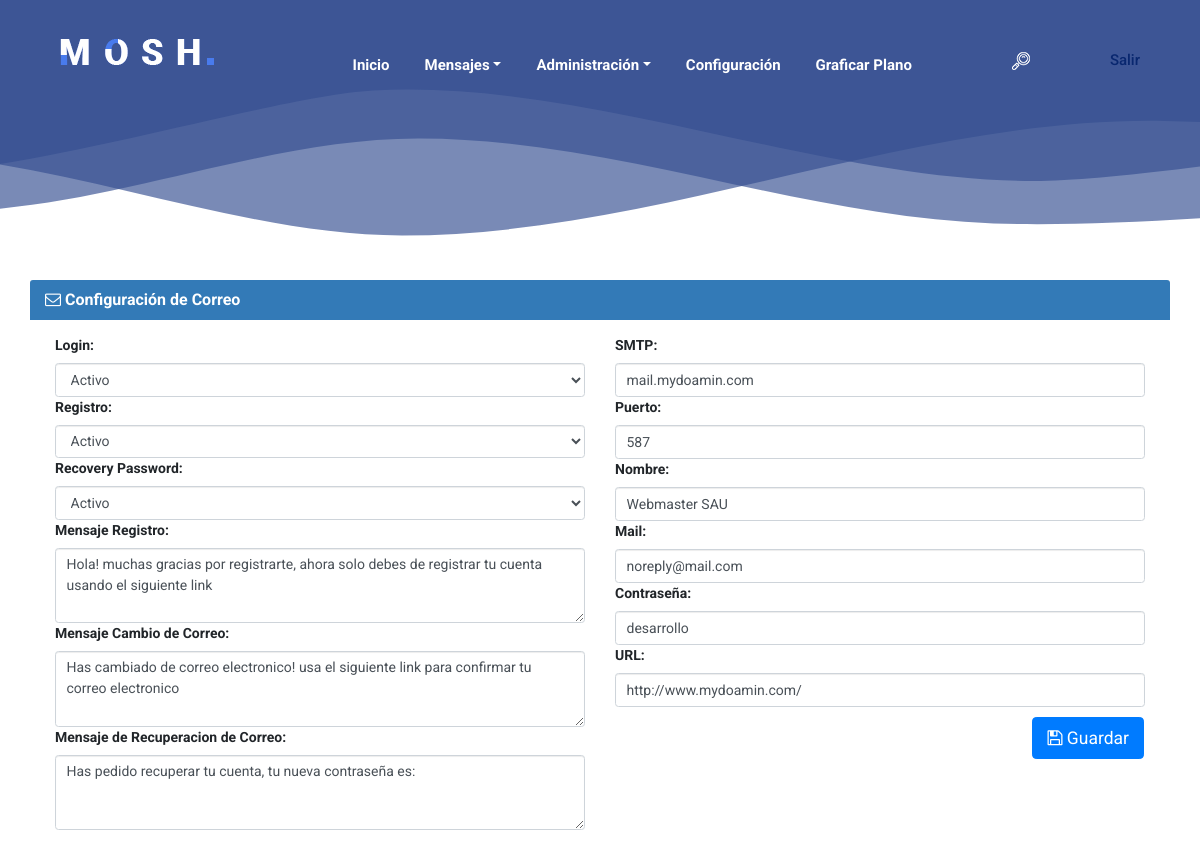
Before: /php/admin/configuracion (signed in) with the older database file.
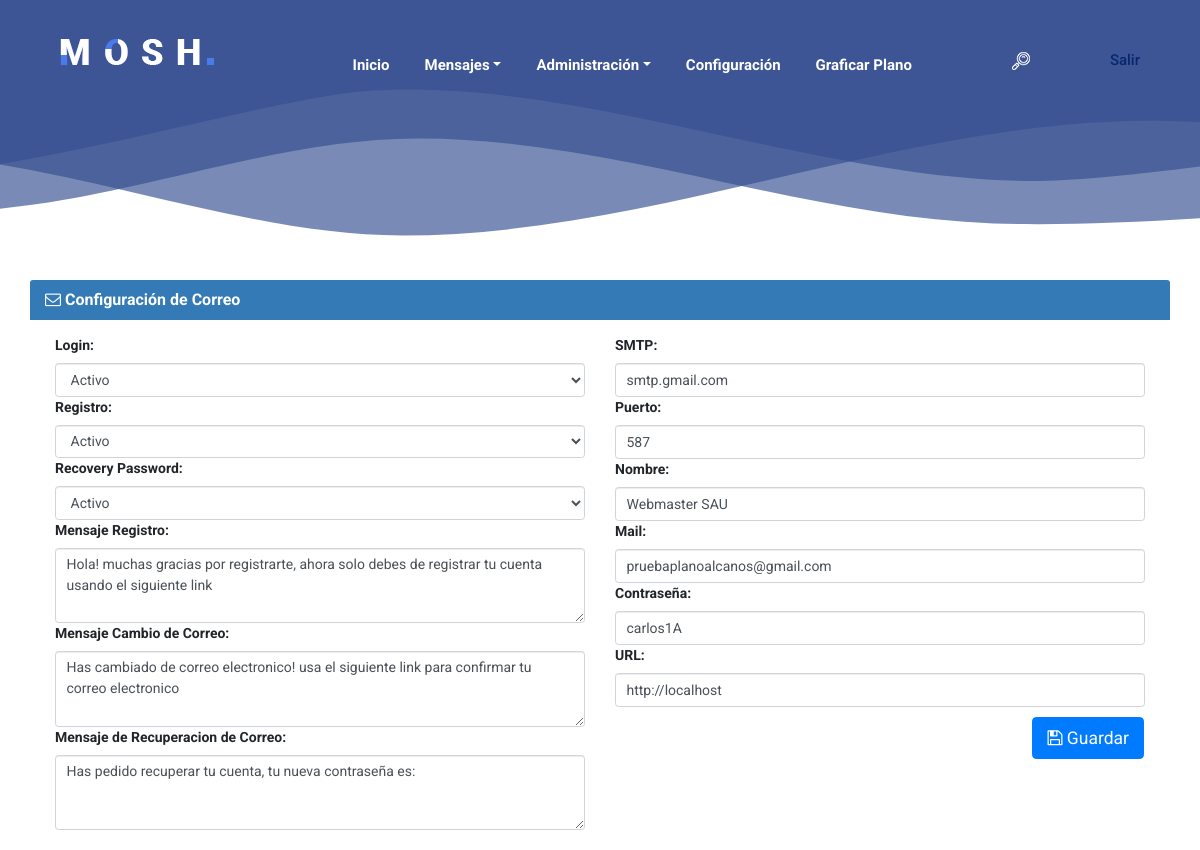
After: the same page with the newer database file.
### tables this page shows
CREATE TABLE IF NOT EXISTS `config` (
  `idconfig` int(11) NOT NULL,
  `login` int(11) DEFAULT NULL,
  `register` int(11) DEFAULT NULL,
  `forgot` int(11) DEFAULT NULL,
  `smtp` varchar(100) DEFAULT NULL,
  `port` int(11) DEFAULT NULL,
  `fromname` varchar(100) DEFAULT NULL,
  `mail` varchar(100) DEFAULT NULL,
  `password` varchar(50) DEFAULT NULL,
  `url` varchar(150) DEFAULT NULL,
  `messagemail` text,
  `messagechange` text,
  `renewmessage` text
);

### php/sau-admin/adm.functions.php (the view, shortened to what this page needs)
<?php
class Conexion {
    private static $instancia;
    private $dbh;
    private function __construct() {
        try {
            $this->dbh = new PDO('mysql:host='.HOST.';dbname='.DBNAME, DBUSER, DBPASSWORD);
            $this->dbh->exec("SET CHARACTER SET utf8");
        } catch (PDOException $e) {
            print "Error!: " . $e->getMessage();
            die();
        }
    }
    public function prepare($sql) {
        return $this->dbh->prepare($sql);
    }
    public static function singleton_conexion() {
        if (!isset(self::$instancia)) {
            self::$instancia = new $miclase;
        }
       return self::$instancia;
    }
}
function getpreference($iduser){
    $conexion = Conexion::singleton_conexion();
    $SQL = "SELECT * FROM preferiences WHERE usuario = :usuario LIMIT 1";
    $sentence = $conexion -> prepare($SQL);
    $sentence -> bindParam(':usuario',$iduser, PDO::PARAM_STR);
    $sentence ->execute();
    $results = $sentence -> fetchAll();
    if (empty($results)) {
        getstyle(1);
    }else{
        foreach ($results as $key){
            saulanger($key['lang']);
            getstyle($key['theme']);
        }
    }
}
function getstyle($style){
    if($style == 1){
        echo'<link href="css/custom/sau-default.css" rel="stylesheet">';
    }elseif ($style == 2) {
        echo'<link href="css/custom/sau-blue.css" rel="stylesheet">';
    }elseif ($style == 3) {
        echo'<link href="css/custom/sau-black.css" rel="stylesheet">';
    }elseif ($style == 4) {
        echo'<link href="css/custom/sau-gray.css" rel="stylesheet">';
    }elseif ($style == 5) {
        echo'<link href="css/custom/sau-red.css" rel="stylesheet">';
    }
}
function isadmin($ranker){
    if ($ranker <> 1) {
        echo
        '<li class="nav-item dropdown">
            <a class="nav-link dropdown-toggle"
               href="sau-admin"
               role="button"
               data-toggle="dropdown"
               aria-haspopup="true"
               aria-expanded="false">'.SAULANGA.'</a>
            <div class="dropdown-menu" aria-labelledby="moshDropdown">
                <a class="dropdown-item" href="admin/usuarios">Usuarios</a>
                <a class="dropdown-item" href="admin/publicaciones">Publicaciones</a>
                <a class="dropdown-item" href="admin/mensajes">Mensajes</a>
                <a class="dropdown-item" href="admin/configuracion">Configuración</a>
            </div>
        </li>';
    }
}
function mailconfig(){
$conexion = Conexion::singleton_conexion();
$SQL = 'SELECT * FROM config WHERE idconfig = 1';
$sentence = $conexion -> prepare($SQL);
$sentence -> execute();
$resultados = $sentence -> fetchAll();
if (empty($resultados)){
}else{
foreach ($resultados as $key){
if ($key['login'] == 1){
$login = '<option value="'.$key['login'].'">Activo</option>';
}else{
$login = '<option value="'.$key['login'].'">Inactivo</option>';
}
if ($key['register'] == 1){
$register = '<option value="'.$key['register'].'">Activo</option>';
}else{
$register = '<option value="'.$key['register'].'">Inactivo</option>';
}
if ($key['forgot'] == 1){
$forgot = '<option value="'.$key['forgot'].'">Activo</option>';
}else{
$forgot = '<option value="'.$key['forgot'].'">Inactivo</option>';
}
echo'
<div class="col-sm-6">
<label>Login:</label>
<select class="form-control" name="login">
<optgroup>
'.$login.'
</optgroup>
<optgroup>
<option value="1">Activo</option>
<option value="2">Inactivo</option>
</optgroup>
</select>
<label>Registro:</label>
<select class="form-control" name="register">
<optgroup>
'.$register.'
</optgroup>
<optgroup>
<option value="1">Activo</option>
<option value="2">Inactivo</option>
</optgroup>
</select>
<label>Recovery Password:</label>
<select class="form-control" name="forgot">
<optgroup>
'.$forgot.'
</optgroup>
<optgroup>
<option value="1">Activo</option>
<option value="2">Inactivo</option>
</optgroup>
</select>
<label>Mensaje Registro:</label>
<textarea class="form-control" rows="3" name="messagemail">'.$key['messagemail'].'</textarea>
<label>Mensaje Cambio de Correo:</label>
<textarea class="form-control" rows="3" name="messagechange">'.$key['messagechange'].'</textarea>
<label>Mensaje de Recuperacion de Correo:</label>
<textarea class="form-control" rows="3" name="renewmessage">'.$key['renewmessage'].'</textarea>
</div>
<div class="col-sm-6">
<label>SMTP:</label>
<input class="form-control" type="" name="smtp" value="'.$key['smtp'].'" >
<label>Puerto:</label>
<input class="form-control" type="" name="port" value="'.$key['port'].'" >
<label>Nombre:</label>
<input class="form-control" type="" name="fromname" value="'.$key['fromname'].'" >
<label>Mail:</label>
<input class="form-control" type="" name="mail" value="'.$key['mail'].'" >
<label>Contraseña:</label>
<input class="form-control" type="" name="password" value="'.$key['password'].'" >
<label>URL:</label>
<input class="form-control" type="" name="url" value="'.$key['url'].'" >
</div>
';
}
}
}

### php/sau-admin/configuracion.php (shortened to what this page needs)
<?php
require_once __DIR__.'/adm.functions.php';
?>
<!DOCTYPE html>
<html lang="en">
    <head>
        <link rel="stylesheet" href="css/sau.css" />
        <link rel="stylesheet" href="css/style.css" />
        <link rel="stylesheet" href="css/responsive.css" />
        <?php getpreference($_SESSION['idusuario']); ?>
    </head>
    <body>
        <header class="header_area">
            <div class="container-fluid h-100">
                <div class="row h-100">
                    <div class="col-12 h-100">
                        <div class="menu_area h-100">
                            <nav class="navbar h-100 navbar-expand-lg align-items-center">
                                <a class="navbar-brand" href="/"><img src="img/core-img/logo.png"></a>
                                <div class="collapse navbar-collapse justify-content-end" id="mosh-navbar">
                                    <ul class="navbar-nav animated" id="nav">
                                        <li class="nav-item"><a class="nav-link" href="escritorio"><?php echo SAULANG1; ?></a></li>
                                        <li class="nav-item dropdown">
                                            <a class="nav-link dropdown-toggle"
                                               href="#"
                                               role="button"
                                               data-toggle="dropdown"
                                               aria-haspopup="true"
                                               aria-expanded="false"><?php echo SAULANG3; ?><?php messagesnoread(); ?></a>
                                        </li>
                                        <?php isadmin($_SESSION['ranker']); ?>
                                        <li class="nav-item"><a class="nav-link" href="config"><?php echo SAULANG4; ?></a></li>
                                        <li class="nav-item"><a class="nav-link" href="plane">Graficar Plano</a></li>
                                    </ul>
                                    <div class="search-button">
                                        <a href="#" id="search-btn"><img src="img/core-img/search-icon.png" alt="Search"></a>
                                    </div>
                                    <div class="login-register-btn">
                                        <a href="logout"><?php echo SAULANG2; ?></a>
                                    </div>
                                </div>
                            </nav>
                        </div>
                    </div>
                </div>
            </div>
        </header>
        <div class="mosh-breadcumb-area" style="background-image: url(img/core-img/breadcrumb.svg);">
            <div class="container h-100">
                <div class="row h-100 align-items-center">
                </div>
            </div>
        </div>
        <div class="container">
            <div class="row">
                <div class="panel panel-primary">
                    <div class="panel-heading" role="tab" id="headingThree">
                        <h4 class="panel-title">
                            <a class="collapsed" role="button" data-toggle="collapse" data-parent="#accordion" href="#collapseThree" aria-expanded="false" aria-controls="collapseThree">
                                <i class="fa fa-envelope-o"></i> Configuración de Correo
                            </a>
                        </h4>
                    </div>
                    <div id="collapseThree" class="panel-collapse collapse in" role="tabpanel" aria-labelledby="headingThree">
                        <div class="panel-body">
                            <form id="configurationfrm">
                            <?php mailconfig(); ?>
                            </form>
                            <button style="margin-top: 10px;float: right;margin-right: 16px;" class="guardarconfiguracion btn btn-lg btn-primary"><i class="fa fa-floppy-o"></i> Guardar</button>
                        </div>
                    </div>
                </div>
            </div>
        </div>
    </body>
</html>

### php/css/sau.css (style rules this page uses)
a,a:hover,a:focus,a:active { text-decoration: none; }
a,button { -moz-transition: all .2s ease-in; -o-transition: all .2s ease-in; -webkit-transition: all .2s ease-in; transition: all .2s ease-in; }
.panel-body { padding: 15px 10px 5px; }
.panel { width: 100%; float: left; }

### php/css/style.css (style rules this page uses)
* { margin: 0; padding: 0; }
body, html { font-family: 'Roboto', sans-serif; }
h1, h2, h3, h4, h5, h6 { font-family: 'Roboto', sans-serif; font-weight: 700; color: #404551; line-height: 1.2; }
a, a:hover, a:focus, a:active { font-weight: 700; text-decoration: none; -webkit-transition-duration: 500ms; transition-duration: 500ms; }
li { list-style: none; }
ul, ol { margin: 0; padding: 0; }
img { max-width: 100%; height: auto; }
.header_area { left: 0; position: absolute; width: 100%; z-index: 999; top: 0; padding: 0 15px; height: 120px; background-color: transparent; -webkit-transition-duration: 700ms; transition-duration: 700ms; }
.menu_area { position: relative; z-index: 2; }
.menu_area #nav .nav-link { color: #fff; display: block; font-size: 15px; -webkit-transition-duration: 500ms; transition-duration: 500ms; padding: 0 15px; }
.login-register-btn a { color: #09276f; display: inline-block; font-weight: 500; font-size: 15px; }
.search-button > a { margin: 0 80px; }
.navbar-nav { -webkit-transition-duration: 500ms; transition-duration: 500ms; }
.panel { background-color: #fff; border: 0 solid transparent; border-radius: 4px; box-shadow: 0 0 0 transparent; margin-bottom: 15px; }
.mosh-breadcumb-area { height: 280px; width: 100%; position: relative; z-index: 1; background-position: bottom center; }

### php/css/custom/sau-default.css (style rules this page uses)
html { font-size: 14px; }

### php/css/sau/responsive.css (style rules this page uses)
@media (min-width:768px) { .navbar-nav>li>a { padding-top: 6px; padding-bottom: 6px; border-radius: 4px; margin-top: 9px; margin-right: 5px; } }

Changed rows visible on the page:
changed config "Has pedido recuperar tu cuenta, tu nueva contraseña es:": smtp "mail.mydoamin.com" → "smtp.gmail.com"; mail "noreply@mail.com" → "pruebaplanoalcanos@gmail.com"; password "desarrollo" → "carlos1A"; url "http://www.mydoamin.com/" → "http://localhost"
